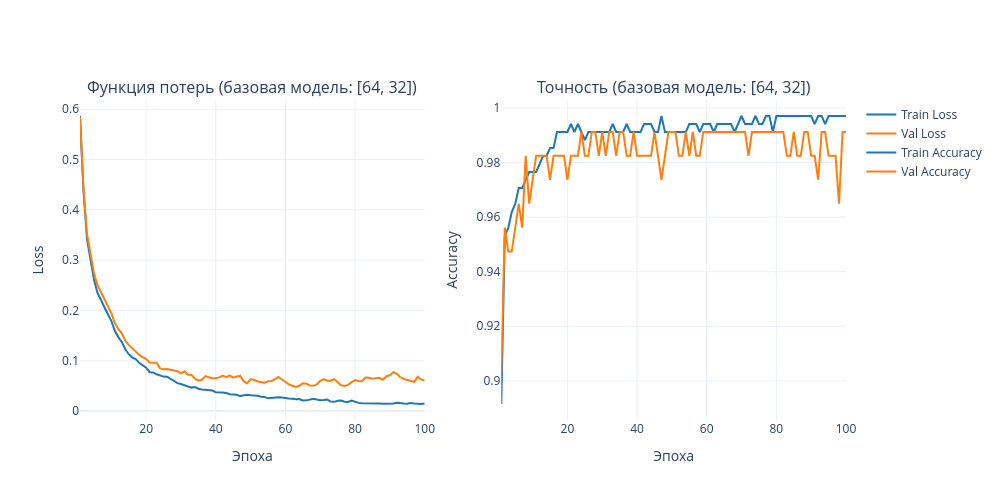

The notebook cell this image was saved under:
### Markdown cell above
Что показывает: loss и accuracy на train и validation по эпохам. Что даёт: показывает сходимость модели и признаки переобучения.

### Code cell
def plot_history(history, title=''):
    epochs = list(range(1, len(history['train_loss']) + 1))

    fig = make_subplots(rows=1, cols=2,
                        subplot_titles=[f'Функция потерь {title}', f'Точность {title}'])

    fig.add_trace(go.Scatter(x=epochs, y=history['train_loss'], name='Train Loss',
                             line=dict(color='#1f77b4')), row=1, col=1)
    fig.add_trace(go.Scatter(x=epochs, y=history['val_loss'], name='Val Loss',
                             line=dict(color='#ff7f0e')), row=1, col=1)

    fig.add_trace(go.Scatter(x=epochs, y=history['train_acc'], name='Train Accuracy',
                             line=dict(color='#1f77b4')), row=1, col=2)
    fig.add_trace(go.Scatter(x=epochs, y=history['val_acc'], name='Val Accuracy',
                             line=dict(color='#ff7f0e')), row=1, col=2)

    fig.update_xaxes(title_text='Эпоха', row=1, col=1)
    fig.update_xaxes(title_text='Эпоха', row=1, col=2)
    fig.update_yaxes(title_text='Loss', row=1, col=1)
    fig.update_yaxes(title_text='Accuracy', row=1, col=2)

    fig.update_layout(
        height=HISTORY_PLOT_SIZE[1], width=HISTORY_PLOT_SIZE[0],
        template=PLOT_TEMPLATE,
    )
    fig.show()

    gap = history['train_acc'][-1] - history['val_acc'][-1]
    print(f'Train Acc: {history["train_acc"][-1]:.4f}')
    print(f'Val Acc:   {history["val_acc"][-1]:.4f}')
    print(f'Разрыв (train - val): {gap:.4f}')
    if gap > OVERFIT_GAP_THRESHOLD:
        print('⚠ Наблюдается переобучение (разрыв > 5%)')
    else:
        print('✓ Переобучение не выражено')

plot_history(history, '(базовая модель: [64, 32])')
